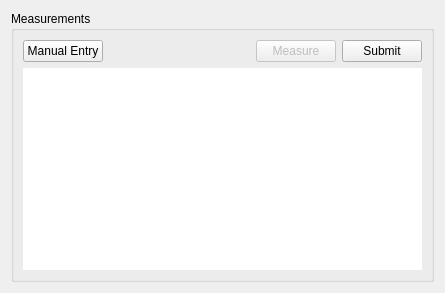
<?xml version="1.0" encoding="UTF-8"?>
<ui version="4.0">
 <class>MeasurementTable</class>
 <widget class="QWidget" name="MeasurementTable">
  <property name="geometry">
   <rect>
    <x>0</x>
    <y>0</y>
    <width>445</width>
    <height>293</height>
   </rect>
  </property>
  <property name="windowTitle">
   <string>Form</string>
  </property>
  <layout class="QVBoxLayout" name="verticalLayout">
   <item>
    <widget class="QGroupBox" name="measurementsInfo">
     <property name="sizePolicy">
      <sizepolicy hsizetype="Minimum" vsizetype="Minimum">
       <horstretch>0</horstretch>
       <verstretch>0</verstretch>
      </sizepolicy>
     </property>
     <property name="title">
      <string>Measurements</string>
     </property>
     <layout class="QVBoxLayout" name="verticalLayout_2">
      <item>
       <layout class="QHBoxLayout" name="horizontalLayout_3">
        <property name="spacing">
         <number>6</number>
        </property>
        <item>
         <widget class="QPushButton" name="manualEntryToggle">
          <property name="text">
           <string>Manual Entry</string>
          </property>
         </widget>
        </item>
        <item>
         <spacer name="horizontalSpacer">
          <property name="orientation">
           <enum>Qt::Orientation::Horizontal</enum>
          </property>
          <property name="sizeHint" stdset="0">
           <size>
            <width>40</width>
            <height>20</height>
           </size>
          </property>
         </spacer>
        </item>
        <item>
         <widget class="QPushButton" name="measureButton">
          <property name="enabled">
           <bool>false</bool>
          </property>
          <property name="text">
           <string>Measure</string>
          </property>
         </widget>
        </item>
        <item>
         <widget class="QPushButton" name="submitButton">
          <property name="enabled">
           <bool>true</bool>
          </property>
          <property name="text">
           <string>Submit</string>
          </property>
         </widget>
        </item>
       </layout>
      </item>
      <item>
       <widget class="QTableWidget" name="measurementTable">
        <property name="sizePolicy">
         <sizepolicy hsizetype="Expanding" vsizetype="Minimum">
          <horstretch>0</horstretch>
          <verstretch>0</verstretch>
         </sizepolicy>
        </property>
        <property name="frameShape">
         <enum>QFrame::Shape::NoFrame</enum>
        </property>
        <property name="frameShadow">
         <enum>QFrame::Shadow::Plain</enum>
        </property>
        <property name="gridStyle">
         <enum>Qt::PenStyle::SolidLine</enum>
        </property>
       </widget>
      </item>
     </layout>
    </widget>
   </item>
  </layout>
 </widget>
 <resources/>
 <connections/>
</ui>
